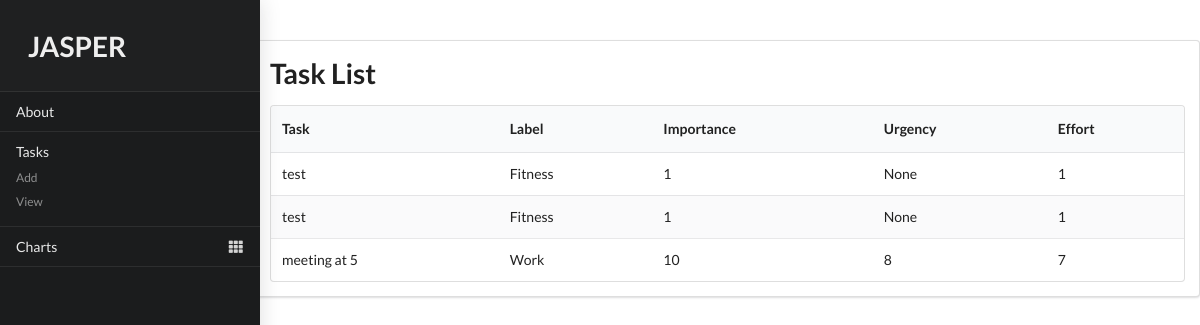
The page /database on the database as committed earlier.
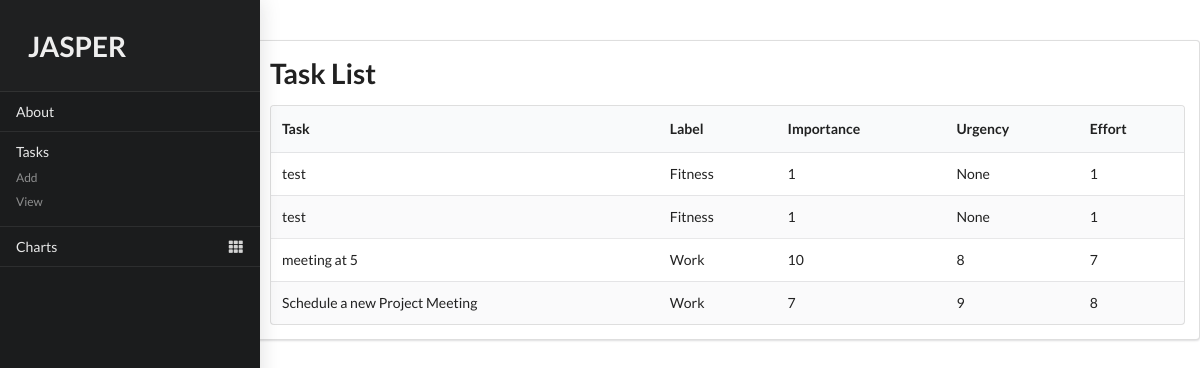
The same page on the database as committed later.
### app.py (models this page shows)
class TaskData(db.Model):
    id = db.Column(db.Integer, primary_key=True)
    task = db.Column(db.String(300))
    effort = db.Column(db.Integer)
    urgency = db.Column(db.Integer)
    importance = db.Column(db.Integer)
    label = db.Column(db.String(100))

### app.py (the view)
@app.route("/database")
def database():
    Tasklist = TaskData.query.all()
    return render_template('database.html', title='Database', active='database',Tasklist=Tasklist)

### templates/database.html
{% extends "layout.html" %}
{% block content%}
<div class="ui container" style = "padding-left: 255px;padding-top: 40px; width:1450px" >
  <div class="ui segment" >
    <h1>Task List</h1>
                        <table class="ui striped table">
                            <thead>
                              <tr>
                                <th>Task</th>
                                <th>Label</th>
                                <th>Importance</th>
                                <th>Urgency</th>
                                <th>Effort</th>
                              </tr>
                            </thead>
                            <tbody>
                              {% for task in Tasklist %}
                              <tr>
                                <td>{{task.task }}</td>
                                <td>{{task.label }}</td>
                                <td>{{task.importance}}</td>
                                <td>{{task.urgency}}</td>
                                <td>{{task.effort }}</td>
                             </tr>
                              {% endfor %}
                            </tbody>
                          </table>
                    </div>
                </div>
{% endblock content %}

### templates/layout.html (shortened to what this page needs)
<!DOCTYPE html>
<html>
<head>
    <link rel="stylesheet" href="https://cdn.jsdelivr.net/npm/semantic-ui@2.4.2/dist/semantic.css">
    <link rel="stylesheet" href="https://cdnjs.cloudflare.com/ajax/libs/animate.css/4.1.1/animate.min.css" />
</head>
<body>
  <div class="ui container">
    <div class="ui vertical inverted visible left sidebar menu">
      <a class="item" style="padding:2em;">
        <div> <h1>JASPER</h1></div>
      </a>
      <a class="item">
        About
      </a>
      <div class="item">
        Tasks
        <div class="menu">
          <a class="item" href="/add">Add</a>
          <a class="item" href="/database">View</a>
        </div>
    </div>
    <a class="item" href="/home">
      <i class="grid layout icon"></i> Charts
    </a>
</div>
</div>
    <div class="pusher">
  {% block content%}{% endblock%}
</div>
</body>
</html>

### templates/layout.html (style rules this page uses)
html, body { height: 100%; }

Rows that differ between the two databases and show on the page:
added TaskData: task "Schedule a new Project Meeting", label "Work", importance "7", urgency "9", effort "8"
